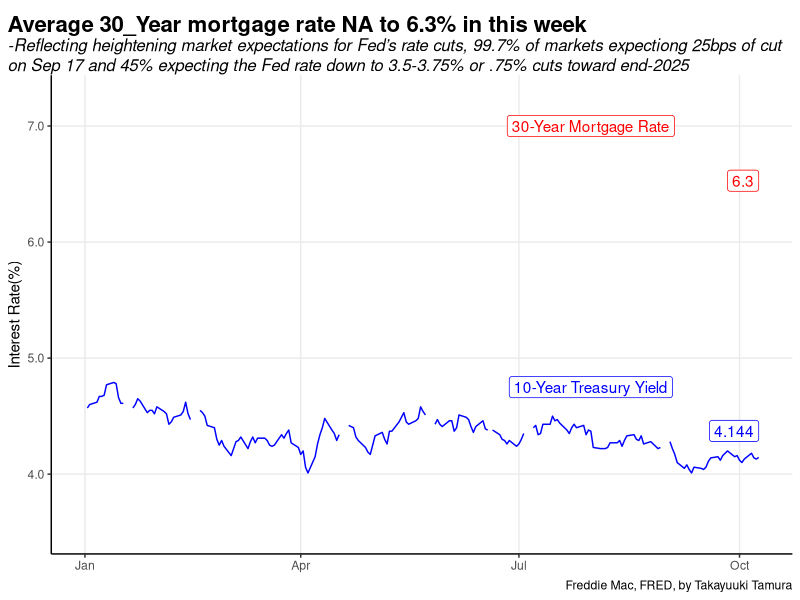

Write R code to recreate this figure.
setwd("/Users/takayukitamura/Documents/R_Computing/rates_mortgage")
library(tidyverse)
library(scales)
library(ggtext)
library(glue)

rates_m30  <- read_csv("data/us_10y_30y.csv") %>% 
  rename(treasury10 = long_term_yield, mortgage30 = mortgage_rate)

rates_m30 <- rates_m30[-c(2786:2840), ]

df_rates <- rates_m30 %>% 
  mutate(rate_change_wow = c(NA, diff(treasury10)),
         rate_change_status = if_else(is.na(rate_change_wow), NA_character_,
                                      if_else(rate_change_wow > 0, "rose",
                                              if_else(rate_change_wow < 0, "fell", "flat"))),
         mortgage_change_wow = c(NA, diff(mortgage30)),
         mortgage_change_status = if_else(is.na(mortgage_change_wow), NA_character_,
                                          if_else(mortgage_change_wow > 0, "rose",
                                                  if_else(mortgage_change_wow < 0, "fell", "flat"))),
         latest_week = if_else(date == max(date), TRUE, FALSE)) %>% 
  mutate(date = as.Date(date))


latest_data <- df_rates %>% 
  filter(latest_week == TRUE)

latest_date <- latest_data$date

latest_treasury_rate <- latest_data$treasury10

latest_mortgage_rate <- latest_data$mortgage30

latest_treasury_rate_change <- latest_data$rate_change_wow

latest_treasury_rate_status <- latest_data$rate_change_status

latest_mortgage_rate_change <- latest_data$mortgage_change_wow

latest_mortgage_rate_status <- latest_data$mortgage_change_status

df_rates %>% 
  select(date, long_term_rate = treasury10, mortgage_rate = mortgage30) %>% 
  pivot_longer(cols = -date, names_to = "rates", values_to = "percentage") %>% 
  filter(date >= "2025-01-01") %>% 
  ggplot(aes(x = date, y = percentage, color = rates)) +
  geom_line(show.legend = FALSE) +
  annotate("label",
           x = latest_date,
           y = c(latest_mortgage_rate, latest_treasury_rate),
           label = c(latest_mortgage_rate, latest_treasury_rate),
           color = c("red", "blue"),
           vjust = -0.75,
           hjust = c(1, 1)
  ) +
  # annotate("label",
  #          x = as.Date("2018-09-18"),
  #          y = c(latest_mortgage_rate, latest_treasury_rate),
  #          label = c(latest_mortgage_rate, latest_treasury_rate),
  #          color = c("red", "blue"),
  #          vjust = -0.75,
  #          hjust = c(1, 1)
  # ) +
  annotate("label",
           x = as.Date("2025-07-31"),
           y = c(7.0, 4.75),
           label = c("30-Year Mortgage Rate",
                     "10-Year Treasury Yield"),
           color = c("red", "blue")
           ) +
  scale_y_continuous(limits = c(3.5, 7.25),
                     labels = label_comma(accuracy = 0.1)) +
  scale_color_manual(breaks = c("long_term_rate", "mortgage_rate"),
                     values = c("blue", "red")) +
  labs(x = NULL,
       y = "Interest Rate(%)",
       caption = "Freddie Mac, FRED, by Takayuuki Tamura",
       title = glue("Average 30_Year mortgage rate {latest_mortgage_rate_status} to {latest_mortgage_rate}% in this week"),
       subtitle =
       "-Reflecting heightening market expectations for Fed's rate cuts, 99.7% of markets expectiong 25bps of cut on Sep 17 and 45% expecting the Fed rate down to 3.5-3.75% or .75% cuts toward end-2025") +
  theme_classic() +
  theme(
    legend.key = element_blank(),
    legend.title = element_blank(),
    panel.grid.major = element_line(),
    plot.title.position = "plot",
    plot.title = element_textbox_simple(face = "bold", size = 16, margin = margin(t = 6, b = 1)),
    plot.subtitle = element_textbox_simple(face = "italic", size = 12)
  )

